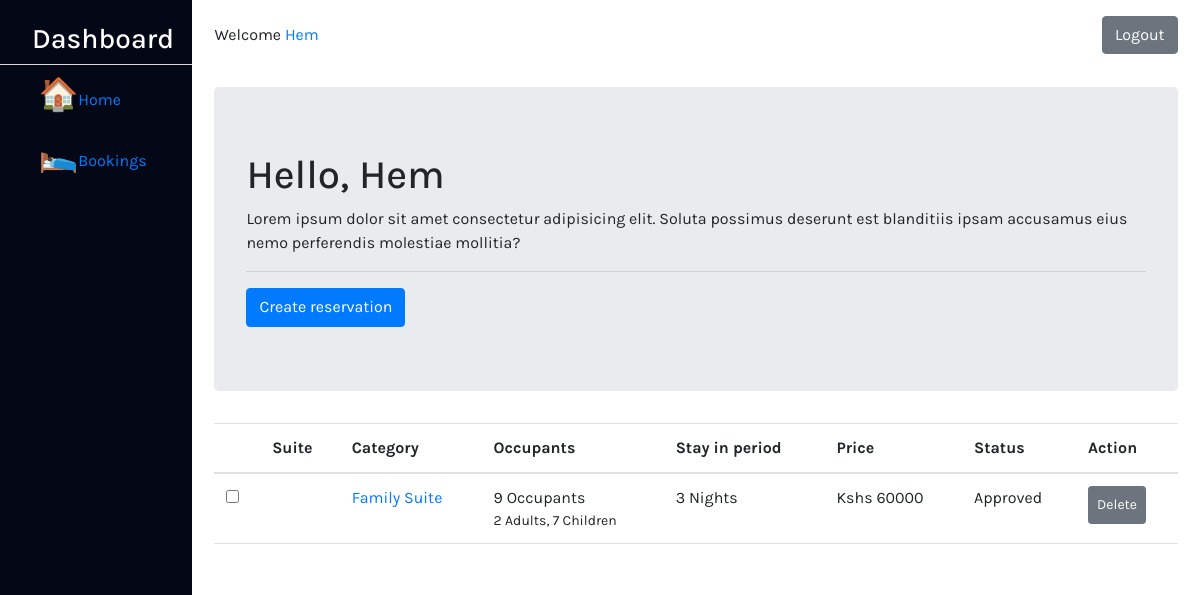
Page /reservation/dashboard.php?uid=6 (signed in) on the earlier database version.
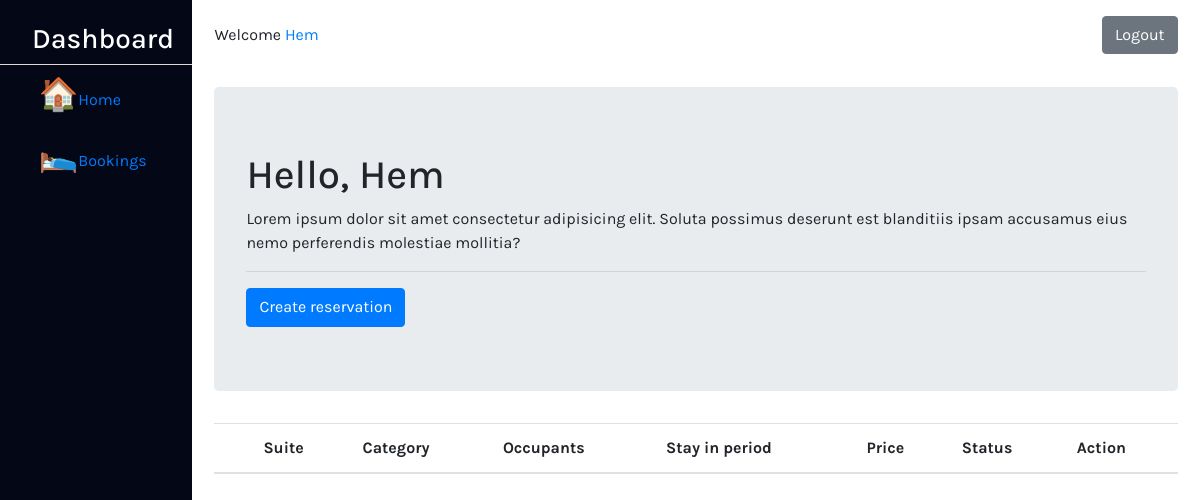
Same page on the later database version.
### tables this page shows
CREATE TABLE `applications` (
  `id` int(11) NOT NULL,
  `created_by` int(11) DEFAULT NULL,
  `checkin` date NOT NULL,
  `checkout` date NOT NULL,
  `adults` int(11) NOT NULL DEFAULT 1,
  `children` int(11) NOT NULL DEFAULT 0,
  `created_on` date NOT NULL DEFAULT current_timestamp(),
  `suite` int(11) NOT NULL,
  `roomSelected` int(11) DEFAULT NULL,
  `totalPrice` int(11) NOT NULL,
  `isApproved` tinyint(1) NOT NULL DEFAULT 0,
  `paymentStatus` tinyint(1) NOT NULL DEFAULT 0
);

CREATE TABLE `categories` (
  `id` int(11) NOT NULL,
  `description` varchar(55) NOT NULL,
  `label` char(5) NOT NULL,
  `capacity` int(11) NOT NULL,
  `price` int(11) NOT NULL
);

### reservation/dashboard.php (the view, shortened to what this page needs)
<?php
function getRes($id){
    $pdo = establishCONN();
    $stmt = $pdo->prepare("SELECT applications.id, applications.created_by, applications.suite, applications.checkin, applications.checkout, applications.adults, applications.children, applications.totalPrice, applications.isApproved, categories.description, categories.price, users.fname, users.lname, rooms.name AS rname FROM applications LEFT JOIN categories ON applications.suite = categories.id LEFT JOIN users ON applications.created_by = users.id LEFT JOIN rooms ON applications.roomSelected = roomid WHERE applications.created_by = :id");
    $stmt->bindValue(':id', $id);
    $stmt->execute();
    return $stmt->fetchAll(PDO::FETCH_ASSOC);
}
?>
<!DOCTYPE html>
<html lang="en">
<head>
   <link rel="stylesheet" href="https://cdn.jsdelivr.net/npm/bootstrap@4.6.2/dist/css/bootstrap.min.css">
   <link rel="stylesheet" href="style.css">
</head>
<body>
   <section id="dashboard">
      <aside class="aside">
         <nav class="side-nav">
            <h3>Dashboard</h3>
            <ul>
               <li class="side-nav-item"><a href="#" class="dash-side-link"><span style="font-size: 2rem;">🏠</span>Home</a></li>
               <li class="side-nav-item"><a href="#" class="dash-side-link"><span style="font-size: 2rem;">🛌</span>Bookings</a></li>
            </ul>
         </nav>
      </aside>
      <main>
         <nav class="dash-nav">
            <div class="dash-nav-right">
               <p>Welcome <a href="#"><?php echo $_SESSION["HM_ufname"] ?></a></p>
               <p><a href="./logout.php" class="btn btn-secondary">Logout</a></p>
            </div>
         </nav>
         <div class="jumbotron">
            <h1>Hello, <?php echo $_SESSION["HM_ufname"] ?></h1>
            <p>Lorem ipsum dolor sit amet consectetur adipisicing elit. Soluta possimus deserunt est blanditiis ipsam accusamus eius nemo perferendis molestiae mollitia?</p>
            <hr>
            <a href="./index.php" class="btn btn-primary">Create reservation</a>
         </div>
         <div id="bookings">
            <?php $res = getRes($_SESSION["HM_uid"]); ?>
            <table class="table custom-table">
               <thead>
                  <tr>
                     <th scope="col">
                     </th>
                     <th scope="col">Suite</th>
                     <th scope="col">Category</th>
                     <th scope="col">Occupants</th>
                     <th scope="col">Stay in period</th>
                     <th scope="col">Price</th>
                     <th scope="col">Status</th>
                     <th scope="col">Action</th>
                  </tr>
               </thead>
               <tbody>
                  <?php foreach($res as $r) {?>
                  <tr scope="row">
                     <th scope="row">
                        <label class="control control--checkbox">
                        <input type="checkbox">
                        </label>
                     </th>
                     <td><?php echo $r["rname"] ?></td>
                     <td><a href="#"><?php echo $r["description"]; ?></a></td>
                     <td>
                     <?php echo($r["adults"] + $r["children"]); ?> Occupants
                     <small class="d-block"><?php echo $r["adults"]?> Adults, <?php echo $r["children"] ?> Children</small>
                     </td>
                     <td>
                        <?php
                           $date1 = new DateTime($r["checkin"]);
                           $date2 = new DateTime($r["checkout"]);
                           $numberOfNights= $date2->diff($date1)->format("%a");
                           $total = $numberOfNights * $r["price"];
                        ?>
                        <?php echo $numberOfNights ?> Nights
                     </td>
                     <td>Kshs <?php echo $total ?></td>
                     <td><?php if($r["isApproved"]) {echo "Approved";} else {echo "Pending";} ?></td>
                     <td>
                        <form method="post">
                           <button class="btn btn-secondary btn-sm">Delete</button>
                        </form>
                     </td>
                  </tr>
                  <tr class="spacer"><td colspan="100"></td></tr>
                  <?php } ?>
               </tbody>
            </table>
         </div>
      </main>
   </section>
</body>
</html>

Differences in the rows shown:
removed applications: suite.description "Family Suite", $r["adults"] + $r["children"] "9", adults "2", children "7", numberOfNights "3", total "60000", isApproved "Approved"
